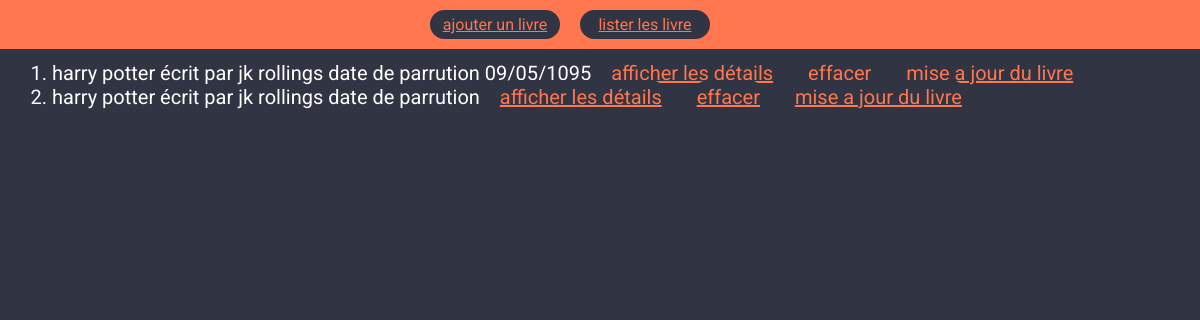
Page /bibliotheque/ on the committed database.
### bibliotheque/models.py (models this page shows)
class Livre(models.Model): #déclare la classe Livre héritant de la classe Model, classede base des modèles
    titre = models.CharField(max_length=100) # défini un champs de type texte de 100 caractères maximum
    auteur = models.CharField(max_length = 100)
    date_parution = models.DateField(blank=True, null = True) # champs de type date, pouvant être null ou ne pas être rempli
    nombre_pages = models.IntegerField(blank=False) # champs de type entier devant être obligatoirement rempli
    resume = models.TextField(null = True, blank = True) # champs de type text long
    def __str__(self):
        chaine = f"{self.titre} écrit par {self.auteur} "
        return chaine

### bibliotheque/views.py (the view)
# urls.py: path('', views.index),
def index(request):
    liste = list(models.Livre.objects.all())
    return render(request,'bibliotheque/index.html',{"liste":liste})

### bibliotheque/templates/bibliotheque/index.html (shortened to what this page needs)
<!DOCTYPE html>
<html lang="en">
    <head>
        {% load static %}
        <link rel="stylesheet" href="{%static 'bibliotheque/index.css'%}">
    </head>
    <body>
        <nav>
            <a href="/bibliotheque/ajout">ajouter un livre</a>
            <a href="/bibliotheque/">lister les livre</a>
        </nav>
        <ol>
            {% for l in liste %}
                <li>{{l}} date de parrution {{l.date_parution | date:"d/m/Y"}}
                    <a href = "/bibliotheque/affiche/{{l.id}}/">afficher les détails</a>
                    <a href = "/bibliotheque/delete/{{l.id}}/">effacer</a>
                    <a href="/bibliotheque/update/{{l.id}}/">mise a jour du livre</a>
                </li>
            {% endfor %}
        </ol>
    </body>

### bibliotheque/static/bibliotheque/index.css (style rules this page uses)
* { font-family: "Roboto", sans-serif; margin: 0; }
body { background: rgb(48,52,67); }
nav { display: flex; background-color: rgb(255,118,79); padding: 10px; padding-left: 35%; padding-right: 35%; }
a:-webkit-any-link { color: rgb(255,118,79); }
a { text-align: center; background-color: rgb(48,52,67); margin-right: 10px; margin-left: 10px; flex-basis: calc(100% / 2 - 60px); padding: 5px; border-radius: 25px; }
ol { font-size: 20px; color: white; margin: 12px; }

### rows in the picture
Livre: titre+auteur "harry potter écrit par jk rollings", date_parution "09/05/1095"
Livre: titre+auteur "harry potter écrit par jk rollings"
